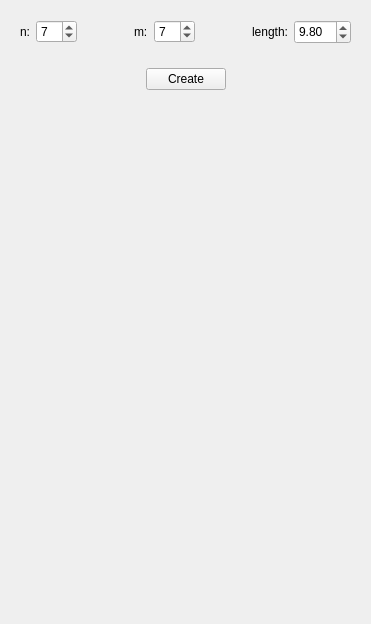
              <widget class="QWidget" name="page_17">
               <property name="geometry">
                <rect>
                 <x>0</x>
                 <y>0</y>
                 <width>371</width>
                 <height>624</height>
                </rect>
               </property>
               <attribute name="label">
                <string>Graphene</string>
               </attribute>
               <layout class="QVBoxLayout" name="verticalLayout_52">
                <item>
                 <widget class="QFrame" name="frame_81">
                  <property name="frameShape">
                   <enum>QFrame::NoFrame</enum>
                  </property>
                  <property name="frameShadow">
                   <enum>QFrame::Raised</enum>
                  </property>
                  <layout class="QHBoxLayout" name="horizontalLayout_76">
                   <item>
                    <widget class="QLabel" name="label_75">
                     <property name="text">
                      <string>n:</string>
                     </property>
                    </widget>
                   </item>
                   <item>
                    <widget class="QSpinBox" name="FormActionsPreLineGraphene_n">
                     <property name="value">
                      <number>7</number>
                     </property>
                    </widget>
                   </item>
                   <item>
                    <spacer name="horizontalSpacer_39">
                     <property name="orientation">
                      <enum>Qt::Horizontal</enum>
                     </property>
                     <property name="sizeHint" stdset="0">
                      <size>
                       <width>40</width>
                       <height>20</height>
                      </size>
                     </property>
                    </spacer>
                   </item>
                   <item>
                    <widget class="QLabel" name="label_76">
                     <property name="text">
                      <string>m:</string>
                     </property>
                    </widget>
                   </item>
                   <item>
                    <widget class="QSpinBox" name="FormActionsPreLineGraphene_m">
                     <property name="value">
                      <number>7</number>
                     </property>
                    </widget>
                   </item>
                   <item>
                    <spacer name="horizontalSpacer_40">
                     <property name="orientation">
                      <enum>Qt::Horizontal</enum>
                     </property>
                     <property name="sizeHint" stdset="0">
                      <size>
                       <width>40</width>
                       <height>20</height>
                      </size>
                     </property>
                    </spacer>
                   </item>
                   <item>
                    <widget class="QLabel" name="label_77">
                     <property name="text">
                      <string>length:</string>
                     </property>
                    </widget>
                   </item>
                   <item>
                    <widget class="QDoubleSpinBox" name="FormActionsPreLineGraphene_len">
                     <property name="minimumSize">
                      <size>
                       <width>0</width>
                       <height>24</height>
                      </size>
                     </property>
                     <property name="maximumSize">
                      <size>
                       <width>16777215</width>
                       <height>16777215</height>
                      </size>
                     </property>
                     <property name="locale">
                      <locale language="English" country="UnitedStates"/>
                     </property>
                     <property name="singleStep">
                      <double>0.500000000000000</double>
                     </property>
                     <property name="value">
                      <double>9.800000000000001</double>
                     </property>
                    </widget>
                   </item>
                  </layout>
                 </widget>
                </item>
                <item>
                 <widget class="QFrame" name="frame_84">
                  <property name="frameShape">
                   <enum>QFrame::NoFrame</enum>
                  </property>
                  <property name="frameShadow">
                   <enum>QFrame::Raised</enum>
                  </property>
                  <layout class="QHBoxLayout" name="horizontalLayout_75">
                   <item>
                    <spacer name="horizontalSpacer_42">
                     <property name="orientation">
                      <enum>Qt::Horizontal</enum>
                     </property>
                     <property name="sizeHint" stdset="0">
                      <size>
                       <width>40</width>
                       <height>20</height>
                      </size>
                     </property>
                    </spacer>
                   </item>
                   <item>
                    <widget class="QPushButton" name="FormActionsPreButGrapheneGenerate">
                     <property name="text">
                      <string>Create</string>
                     </property>
                    </widget>
                   </item>
                   <item>
                    <spacer name="horizontalSpacer_43">
                     <property name="orientation">
                      <enum>Qt::Horizontal</enum>
                     </property>
                     <property name="sizeHint" stdset="0">
                      <size>
                       <width>40</width>
                       <height>20</height>
                      </size>
                     </property>
                    </spacer>
                   </item>
                  </layout>
                 </widget>
                </item>
                <item>
                 <spacer name="verticalSpacer_14">
                  <property name="orientation">
                   <enum>Qt::Vertical</enum>
                  </property>
                  <property name="sizeHint" stdset="0">
                   <size>
                    <width>20</width>
                    <height>387</height>
                   </size>
                  </property>
                 </spacer>
                </item>
               </layout>
              </widget>
